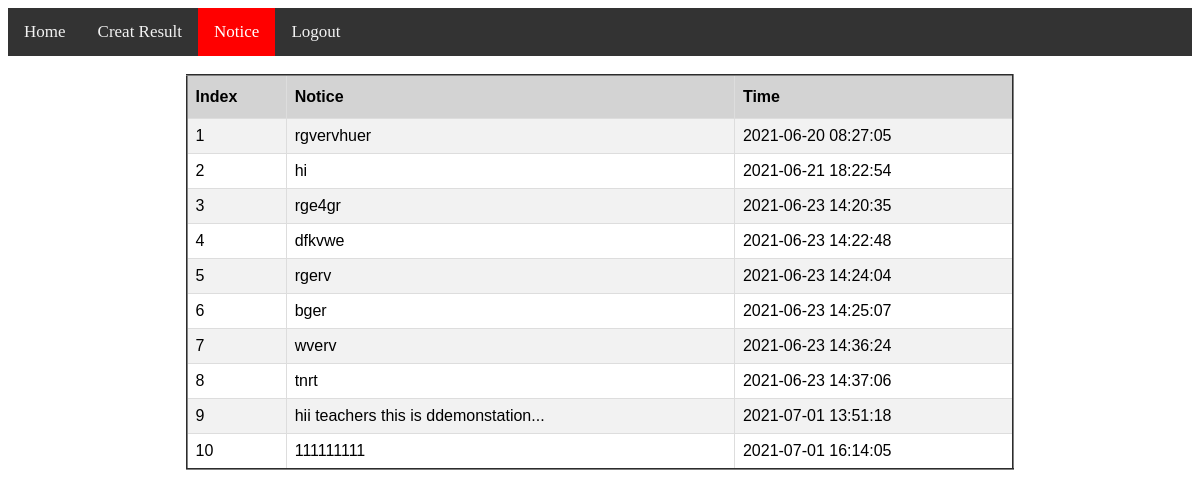
The app's page /show_notice.php?sign=1 (signed in) with its own data.
### tables this page shows
CREATE TABLE `notice_to_teacher` (
  `sno` int(11) NOT NULL,
  `notice` text NOT NULL,
  `time` datetime NOT NULL DEFAULT current_timestamp()
);

### show_notice.php (the view, shortened to what this page needs)
<!DOCTYPE html>
<html>
<head>
  <link rel="stylesheet" href="https://cdnjs.cloudflare.com/ajax/libs/font-awesome/4.7.0/css/font-awesome.min.css">
</head>
<body>
    <center><table border='2' CELLSPACING='0' id='customers'>
        <tr>
            <th>Index</th>
            <th>Notice</th>
            <th>Time</th>
        </tr>
        <?php
            require_once('config.php');
            $sign = $_GET['sign'];
            if( 1==$sign ){
                $table_name = "notice_to_teacher";
            }
            else{
                $table_name = "notice_to_student";
                if(isset($_SESSION["depart"]))
                echo "<br><center><h4>Notice Of Student</h4></center>";
            }
            $sql = "SELECT * FROM `$table_name`";
            $result = mysqli_query( $conn , $sql );
            while( $row=mysqli_fetch_assoc($result) )
            {
                $index = $row['sno'];
                $notice = $row['notice'];
                $time = $row['time'];
                echo "  <tr>
                        <td>$index</td>
                        <td>$notice</td>
                        <td>$time</td>
                        </tr>";
            }
            if(!isset($_SESSION["depart"])){
            if( 1==$_GET['sign'] ){
                 $branch = $_SESSION["branch"];
                echo "<div class='topnav' id='myTopnav'>
  <a href='check_teacher.php' >Home</a>
  <a href='tec_b_and_sem.php?branch=$branch'>Creat Result</a>
   <a href='show_notice.php?sign=1' class='active1'>Notice</a>
  <a href='studentlogin.php'>Logout</a>
  <a href='javascript:void(0);' class='icon' onclick='myFunction()'>
    <i class='fa fa-bars'></i>
  </a>
</div><br>";
            }
            else{
                $sno = $_SESSION["sno"];
                 $branch = $_SESSION["branchstu"];
                 $sem = $_SESSION["sem"];
                echo "<div class='topnav' id='myTopnav'>
  <a href='check_stu.php' >Home</a>
  <a href='show_all_detail_of_accepted_stu_to_depart.php?branch=$branch&sem=$sem&sno=$sno'>My Acccount Details</a>
   <a href='show_notice.php?sign=0' class='active'>Notice</a>
  <a href='studentlogin.php'>Logout</a>
  <a href='javascript:void(0);' class='icon' onclick='myFunction()'>
    <i class='fa fa-bars'></i>
  </a>
</div><br>";}}
        ?>
    </table>
</body>
</html>

### show_notice.php (style rules this page uses)
.topnav { background-color: #333; overflow: hidden; }
.topnav a { float: left; display: block; color: #f2f2f2; text-align: center; padding: 14px 16px; text-decoration: none; font-size: 17px; }
.topnav a.active1 { background-color: red; color: white; }
#customers { font-family: Arial, Helvetica, sans-serif; border-collapse: collapse; width: 70%; }
#customers td, #customers th { border: 1px solid #ddd; padding: 8px; }
#customers tr:nth-child(even) { background-color: #f2f2f2; }
#customers th { padding-top: 12px; padding-bottom: 12px; text-align: left; background-color: lightgray; color: black; }

### records on screen
notice_to_teacher: sno "1", notice "rgvervhuer", time "2021-06-20 08:27:05"
notice_to_teacher: sno "2", notice "hi", time "2021-06-21 18:22:54"
notice_to_teacher: sno "3", notice "rge4gr", time "2021-06-23 14:20:35"
notice_to_teacher: sno "4", notice "dfkvwe", time "2021-06-23 14:22:48"
notice_to_teacher: sno "5", notice "rgerv", time "2021-06-23 14:24:04"
notice_to_teacher: sno "6", notice "bger", time "2021-06-23 14:25:07"
notice_to_teacher: sno "7", notice "wverv", time "2021-06-23 14:36:24"
notice_to_teacher: sno "8", notice "tnrt", time "2021-06-23 14:37:06"
notice_to_teacher: sno "9", notice "hii teachers this is ddemonstation...", time "2021-07-01 13:51:18"
notice_to_teacher: sno "10", notice "111111111", time "2021-07-01 16:14:05"
